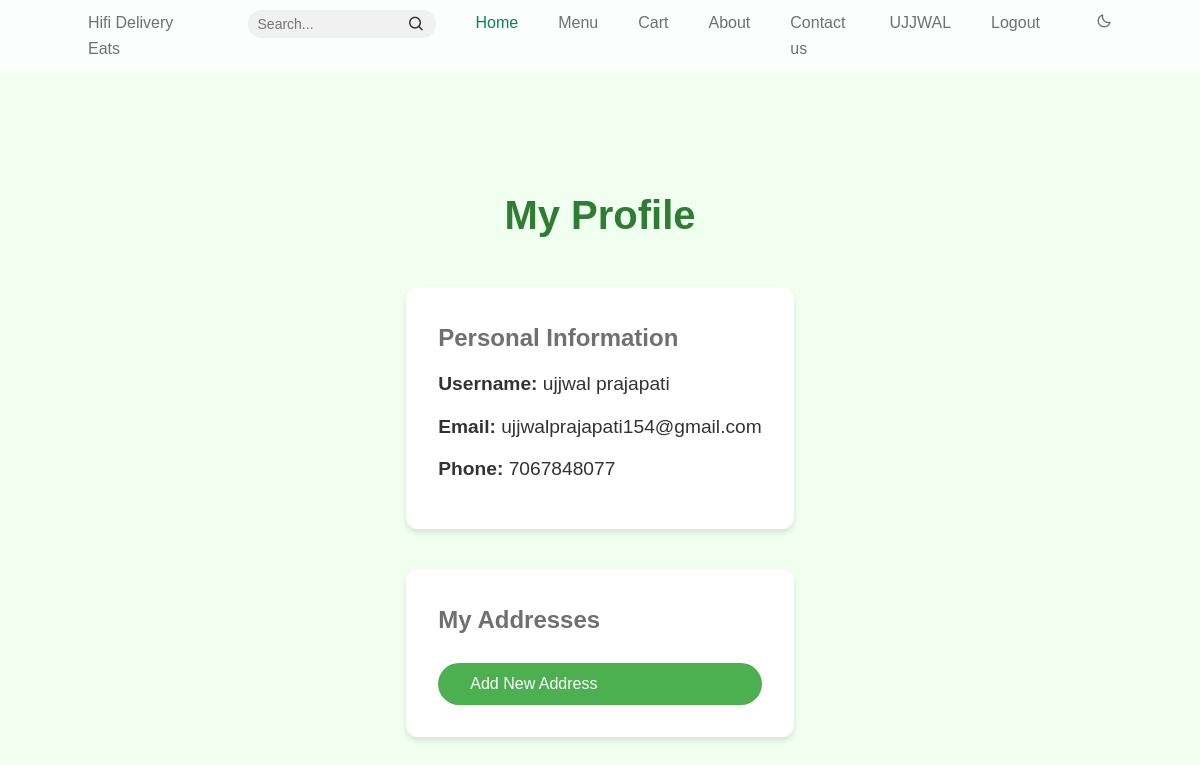
The app's page /user/profile (signed in), older data.
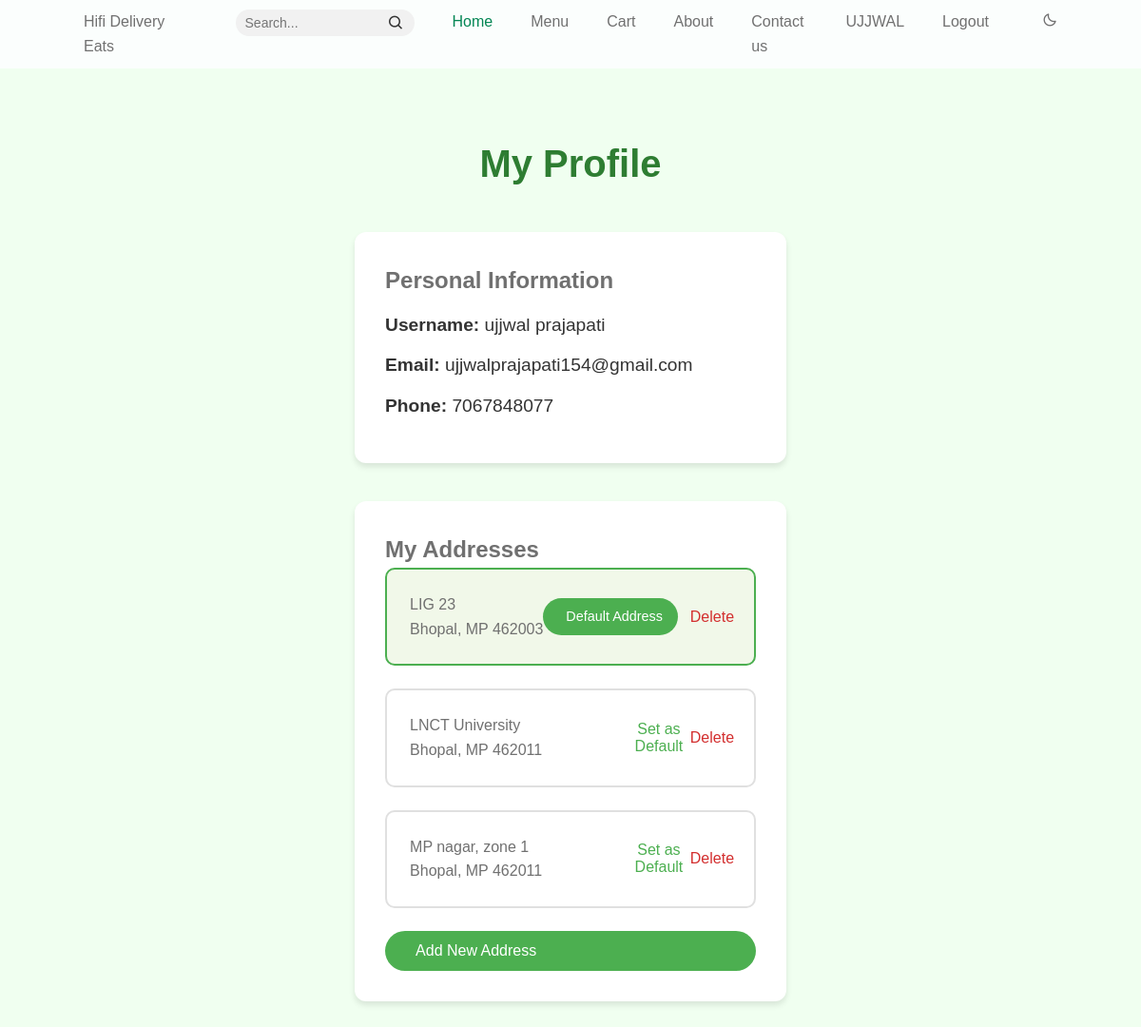
The same page, newer data.
### models.py (models this page shows, shortened)
class Customer(UserMixin, db.Model):
    __tablename__ = 'customer'
    id = db.Column(db.Integer, primary_key=True)
    username = db.Column(db.String(100))
    email = db.Column(db.String(100), unique=True)
    phone = db.Column(db.Integer,unique=True, nullable=False)
    password = db.Column(db.String(100), nullable=False)
    addresses = db.relationship("Address", backref="customer", lazy=True)

class Address(db.Model):
    __tablename__ = 'address'
    id = db.Column(db.Integer, primary_key=True)
    customer_id = db.Column(db.Integer, db.ForeignKey('customer.id'), nullable=False)
    address_line = db.Column(db.String(255), nullable=False)
    city = db.Column(db.String(50), nullable=False)
    state = db.Column(db.String(50), nullable=False)
    zip_code = db.Column(db.String(20), nullable=False)
    is_preferred = db.Column(db.Boolean, default=False)

### routes.py (the view)
    @app.route('/user/profile')
    @login_required
    def customer():
        return render_template('user/profile.html', user=current_user)

### templates/user/profile.html (shortened to what this page needs)
{% extends "index.html" %}
{% block css %}
{{ super() }}
<link rel="stylesheet" href="{{ url_for('static', filename='css/user/profile.css') }}">
{% endblock css %}
{% block content %}
<div class="profile-container">
    <div class="profile-header">
        <h1>My Profile</h1>
    </div>
    <div class="profile-section user-details">
        <h2>Personal Information</h2>
        <div class="user-info">
            <p><strong>Username:</strong> {{ current_user.username }}</p>
            <p><strong>Email:</strong> {{ current_user.email }}</p>
            <p><strong>Phone:</strong> {{ current_user.phone }}</p>
        </div>
    </div>
    <div class="profile-section addresses">
        <h2>My Addresses</h2>
        <div class="addresses-list">
            {% for address in current_user.addresses %}
            <div class="address-card {% if address.is_preferred %}preferred{% endif %}">
                <div class="address-content">
                    <p>{{ address.address_line }}</p>
                    <p>{{ address.city }}, {{ address.state }} {{ address.zip_code }}</p>
                </div>
                <div class="address-actions">
                    {% if address.is_preferred %}
                    <span class="preferred-badge"> Default Address</span>
                    {% else %}
                    <button class="btn-make-preferred" data-address-id="{{ address.id }}">
                         Set as Default
                    </button>
                    {% endif %}
                    <button class="btn-delete-address" data-address-id="{{ address.id }}">
                         Delete
                    </button>
                </div>
            </div>
            {% endfor %}
        </div>
        <button id="btn-add-address" class="btn-primary">
             Add New Address
        </button>
    </div>
</div>
{% endblock %}

### templates/index.html (shortened to what this page needs)
<!DOCTYPE html>
<html lang="en">
  <head>
    {% block css %}
      <link rel="stylesheet" href="/css/index.css" />
    {% endblock css %}
    <link
      href="https://cdn.jsdelivr.net/npm/boxicons@2.0.5/css/boxicons.min.css"
      rel="stylesheet"
    />
  </head>
  <body>
    <header class="l-header" id="header">
      <nav class="nav bd-container">
        <a href="#" class="nav__logo">Hifi Delivery Eats</a>
        <div class="nav__menu" id="nav-menu">
          <ul class="nav__list">
            <li class="nav__item">
              <form class="search-form">
                <input
                  type="text"
                  class="search-input"
                  placeholder="Search..."
                  aria-label="Search"
                />
                <button type="submit" class="search-button">
                  <i class="bx bx-search"></i>
                </button>
              </form>
            </li>
            <li class="nav__item">
              <a href="#home" class="nav__link active-link">Home</a>
            </li>
            <li class="nav__item">
              <a href="#menu" class="nav__link">Menu</a>
            </li>
            <li class="nav__item">
              <a href="#cart" class="nav__link">Cart</a>
            </li>
            <li class="nav__item">
              <a href="{{ url_for('about') }}" class="nav__link">About</a>
            </li>
            <li class="nav__item">
              <a href="{{ url_for('contact') }}" class="nav__link">Contact us</a>
            </li>
            {% if user %}
            <li class="nav__item">
              <a href="{{url_for('customer')}}" class="nav__link">{{ user.username.split()[0] | upper }}</a>
            </li>
            <li class="nav__item">
              <a href="{{ url_for('logout') }}" class="nav__link">Logout</a>
            </li>
            {% else %}
            <li class="nav__item">
              <a href="/signin" class="nav__link">Sign In</a>
            </li>
            {% endif %}
            <li class="nav__item">
              <i class="bx bx-moon change-theme" id="theme-button"></i>
            </li>
          </ul>
        </div>
      </nav>
    </header>
    <main class="l-main">
      {% block content %}{% endblock content %}
    </main>
  </body>
</html>

### static/css/index.css (style rules this page uses)
:root { --header-height: 3rem; --first-color: #048654; --first-color-alt: #ffa500; --title-color: #393939; --text-color: #707070; --text-color-light: #a6a6a6; --body-color: #fbfefd; --container-color: #ffffff; --body-font: "Poppins", sans-serif; --biggest-font-size: 2.25rem; --h1-font-size: 1.5rem; --h2-font-size: 1.25rem; --h3-font-size: 1rem; --normal-font-size: 0.938rem; --small-font-size: 0.813rem; --smaller-font-size: 0.75rem; --font-medium: 500; --font-semi-bold: 600; --mb-1: 0.5rem; --mb-2: 1rem; --mb-3: 1.5rem; --mb-4: 2rem; --mb-5: 2.5rem; --mb-6: 3rem; --z-tooltip: 10; --z-fixed: 100; }
@media screen and (min-width: 768px) { :root { --biggest-font-size: 4rem; --h1-font-size: 2.25rem; --h2-font-size: 1.5rem; --h3-font-size: 1.25rem; --normal-font-size: 1rem; --small-font-size: 0.875rem; --smaller-font-size: 0.813rem; } }
html { scroll-behavior: smooth; }
.change-theme { position: absolute; right: 1rem; top: 1.8rem; color: var(--text-color); font-size: 1rem; cursor: pointer; }
body { margin: var(--header-height) 0 0 0; font-family: var(--body-font); font-size: var(--normal-font-size); background-color: var(--body-color); color: var(--text-color); line-height: 1.6; }
h1, h2, h3, p, ul { margin: 0; }
ul { padding: 0; list-style: none; }
a { text-decoration: none; }
.bd-container { max-width: 960px; width: calc(100% - 2rem); margin-left: var(--mb-2); margin-right: var(--mb-2); }
.l-header { width: 100%; position: fixed; top: 0; left: 0; z-index: var(--z-fixed); background-color: var(--body-color); }
.nav { max-width: 1024px; height: var(--header-height); display: flex; justify-content: space-between; align-items: center; }
.nav__item { margin-bottom: var(--mb-2); }
.nav__link, .nav__logo, .nav__toggle { color: var(--text-color); font-weight: var(--font-medium); }
.nav__link { transition: 0.3s; }
.active-link { color: var(--first-color); }
@media screen and (min-width: 768px) { body { margin: 0; } }
@media screen and (min-width: 768px) { .nav { height: calc(var(--header-height) + 1.5rem); } }
@media screen and (min-width: 768px) { .nav__list { display: flex; } }
@media screen and (min-width: 768px) { .nav__item { margin-left: var(--mb-5); margin-bottom: 0; } }
@media screen and (min-width: 768px) { .change-theme { position: initial; margin-left: var(--mb-2); } }
@media screen and (min-width: 960px) { .bd-container { margin-left: auto; margin-right: auto; } }
.search-form { display: flex; align-items: center; background-color: #f1f1f1; border-radius: 25px; padding: 5px 10px; }
.search-input { border: none; outline: none; background: transparent; font-size: 14px; width: 150px; transition: width 0.3s ease; }
.search-button { background: none; border: none; cursor: pointer; padding: 0; display: flex; align-items: center; justify-content: center; }
.search-button i { font-size: 18px; color: #333; }
* { margin: 0; padding: 0; box-sizing: border-box; font-family: 'Arial', sans-serif; }
body { background-color: #f0fff0; display: flex; justify-content: center; align-items: center; height: 100vh; }
button { width: 100%; padding: 10px; background: #008000; color: white; border: none; border-radius: 5px; font-size: 16px; cursor: pointer; transition: 0.3s; }

Row changes from the older to the newer data that the page shows:
added Address: address_line "LIG 23", city "Bhopal", state "MP", zip_code "462003", is_preferred "Default Address"
added Address: address_line "LNCT University", city "Bhopal", state "MP", zip_code "462011"
added Address: address_line "MP nagar, zone 1", city "Bhopal", state "MP", zip_code "462011"
